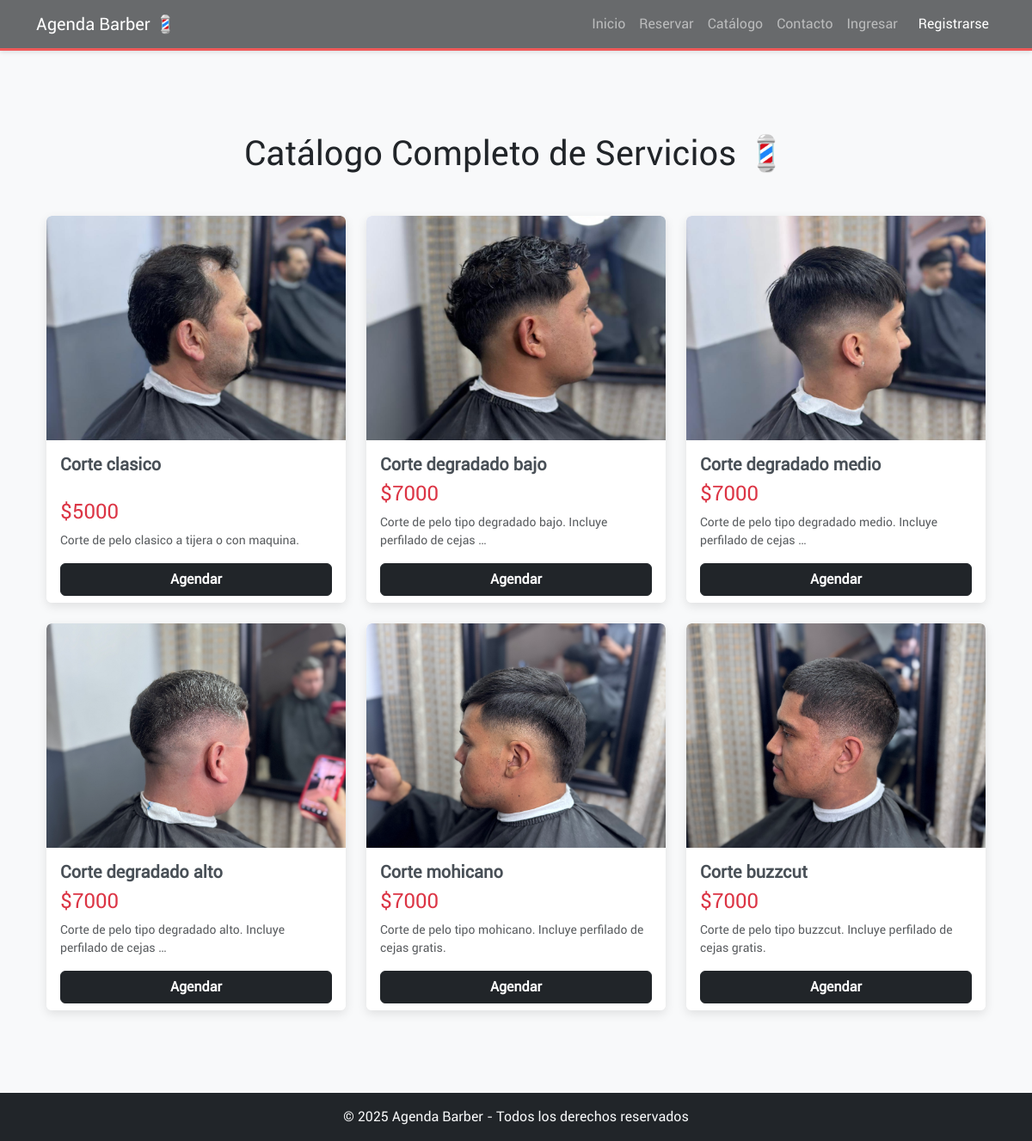
Screenshot of /catalogo/ with the database file from the repository.
### agendabarber/models.py (models this page shows, shortened)
class Servicio(models.Model):
    nombre = models.CharField(max_length=100)
    descripcion = models.TextField(blank=True)
    precio = models.PositiveIntegerField()
    duracion_minutos = models.PositiveIntegerField(
        default=60,
        help_text="Duración del servicio en minutos"
    )
    imagen = models.ImageField(upload_to='servicios/', null=True, blank=True)

### agendabarber/views.py (the view)
# urls.py: path('catalogo/', views.cargarCatalogo, name='catalogo'),
def cargarCatalogo(request):
    servicios = Servicio.objects.all()
    return render(request, 'catalogo.html', {'servicios': servicios})

### agendabarber/context_processors.py (called while the page is built)
def user_type_context(request):
    context = {
        'es_barbero': False,
        'es_cliente': False,
    }
    if request.user.is_authenticated:
        try:
            Barbero.objects.get(usuario=request.user)
            context['es_barbero'] = True
        except Barbero.DoesNotExist:
            context['es_cliente'] = True
    return context

### agendabarber/templates/catalogo.html (shortened to what this page needs)
{% extends 'base.html' %}
{% load static %}
{% block content %}
<div class="container my-5">
    <h1 class="text-center mb-5">Catálogo Completo de Servicios 💈</h1>
    <div class="row row-cols-1 row-cols-sm-2 row-cols-md-3 row-cols-lg-3 g-4">
        {% for servicio in servicios %}
        <div class="col">
            <div class="card h-100 bg-white">
                <div class="ratio ratio-4x3">
                    {% if servicio.imagen %}
                    <img src="{{ servicio.imagen.url }}" class="card-img-top w-100 h-100" alt="{{ servicio.nombre }}"
                        style="object-fit: cover; border-radius: .375rem .375rem 0 0;">
                    {% else %}
                    <img src="{% static 'agendabarber/img/default.jpg' %}" class="card-img-top w-100 h-100"
                        alt="Sin imagen" style="object-fit: cover; border-radius: .375rem .375rem 0 0;">
                    {% endif %}
                </div>
                <div class="card-body d-flex flex-column">
                    <h5 class="card-title text-primary">{{ servicio.nombre }}</h5>
                    <p class="h4 text-danger mt-auto">${{ servicio.precio }}</p>
                    <p class="card-text small text-muted">
                        {{ servicio.descripcion|truncatewords:10 }}
                    </p>
                </div>
                <div class="card-footer bg-white border-0 pt-0">
                    <a href="{% url 'crear_reserva' %}?servicio_id={{ servicio.id }}" class="btn btn-dark w-100">
                        Agendar
                    </a>
                </div>
            </div>
        </div>
        {% empty %}
        <div class="col-12 text-center text-muted mt-4">
            <p>No hay servicios disponibles aún.</p>
        </div>
        {% endfor %}
    </div>
</div>
{% endblock %}

### agendabarber/static/agendabarber/css/style.css (style rules this page uses)
body { font-family: miFuente, sans-serif; background-color: #f7f7f7; color: #212529; }
.card { box-shadow: 0 4px 12px rgba(0, 0, 0, 0.1); border: none; transition: transform 0.3s ease, box-shadow 0.3s ease; overflow: hidden; }
.card-footer .btn-dark { background-color: #212529; border-color: #212529; font-weight: 600; transition: background-color 0.3s ease; }
.card-body .text-primary { color: #495057 !important; font-weight: 600; }

### rows the page displays
Servicio: imagen (picture), nombre "Corte clasico", precio "5000", descripcion "Corte de pelo clasico a tijera o con maquina."
Servicio: imagen (picture), nombre "Corte degradado bajo", precio "7000", descripcion "Corte de pelo tipo degradado bajo. Incluye perfilado de cejas …"
Servicio: imagen (picture), nombre "Corte degradado medio", precio "7000", descripcion "Corte de pelo tipo degradado medio. Incluye perfilado de cejas …"
Servicio: imagen (picture), nombre "Corte degradado alto", precio "7000", descripcion "Corte de pelo tipo degradado alto. Incluye perfilado de cejas …"
Servicio: imagen (picture), nombre "Corte mohicano", precio "7000", descripcion "Corte de pelo tipo mohicano. Incluye perfilado de cejas gratis."
Servicio: imagen (picture), nombre "Corte buzzcut", precio "7000", descripcion "Corte de pelo tipo buzzcut. Incluye perfilado de cejas gratis."
